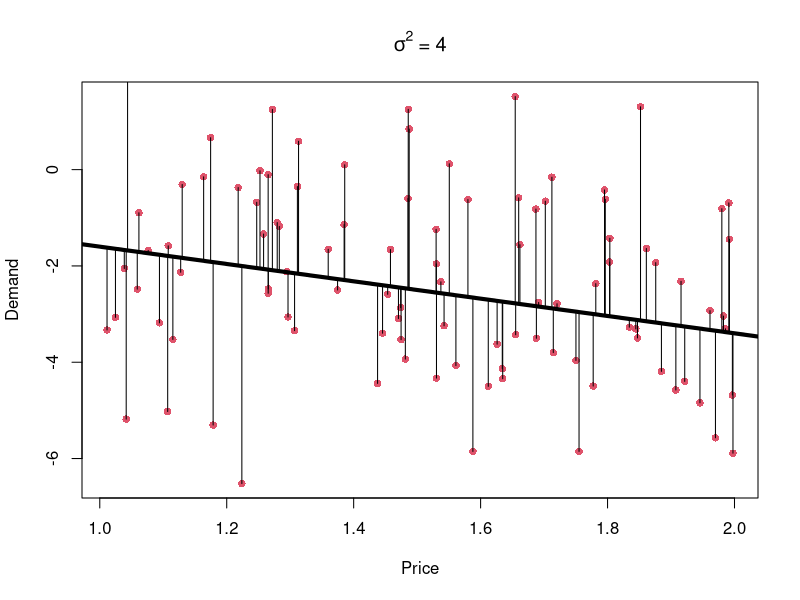
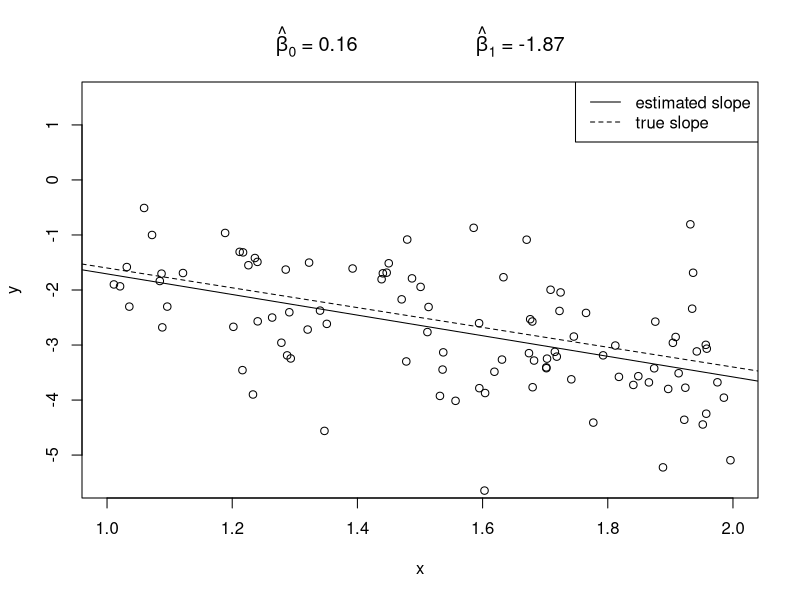
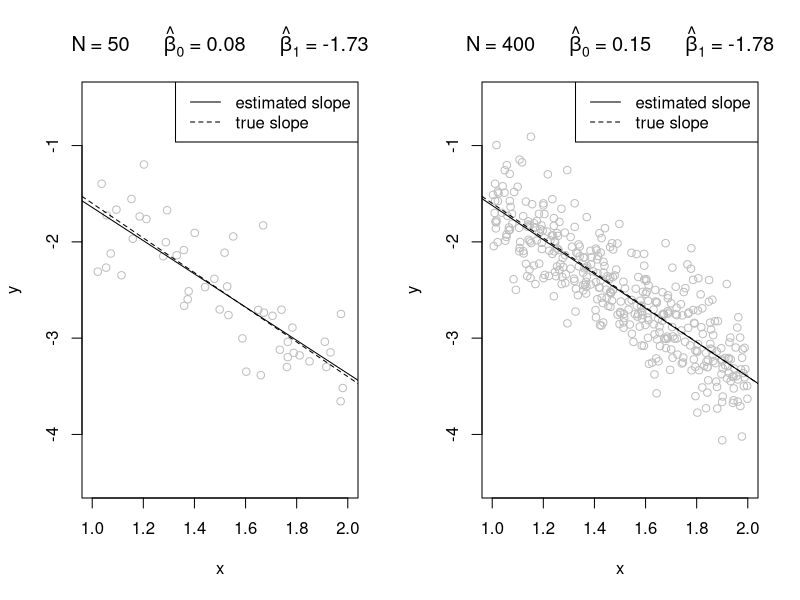
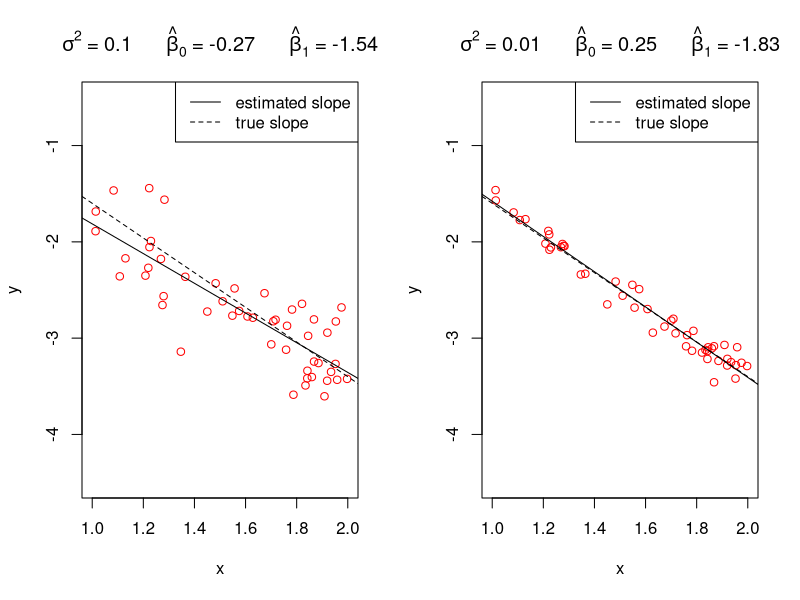
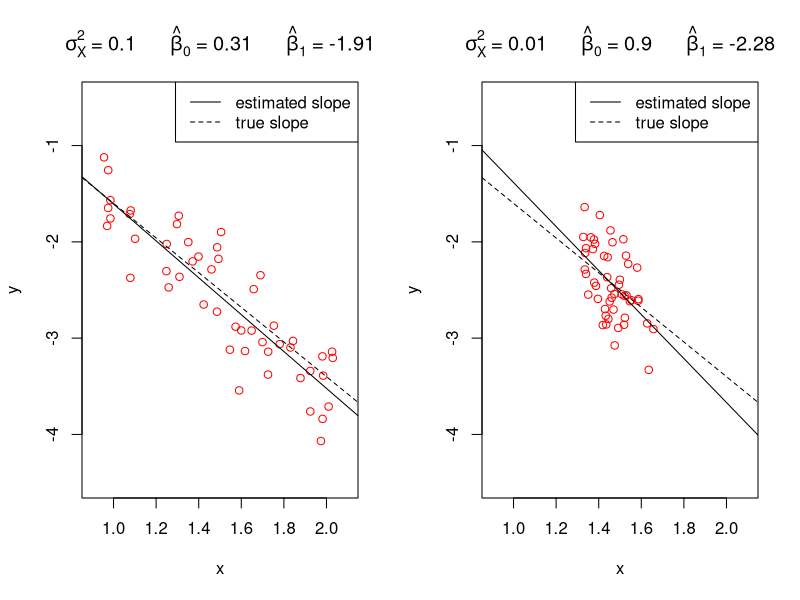
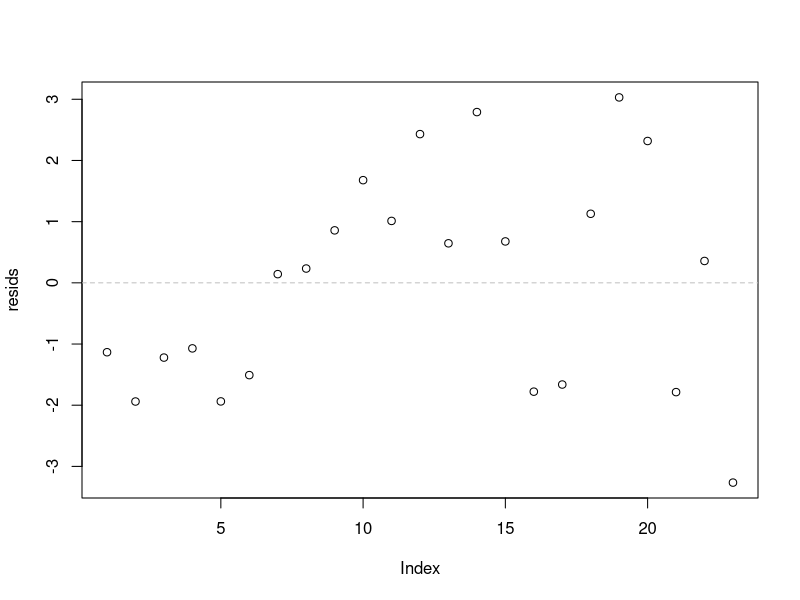
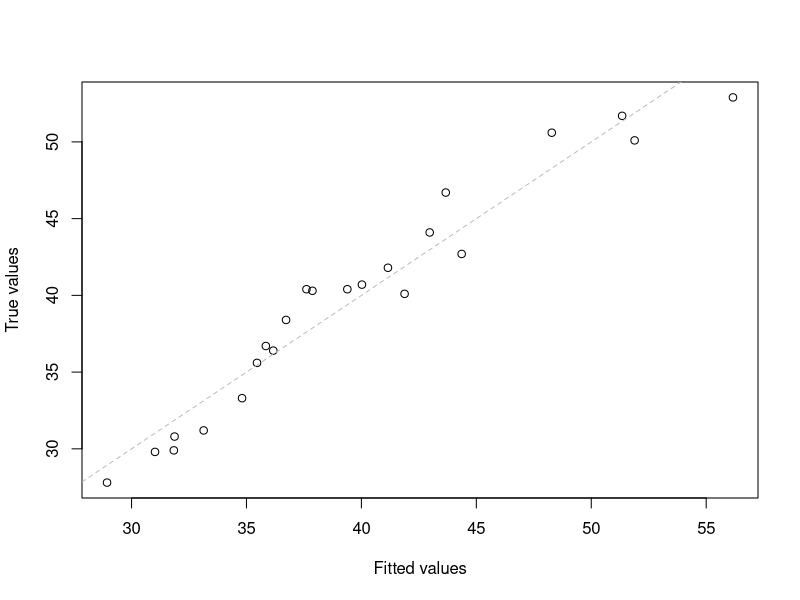
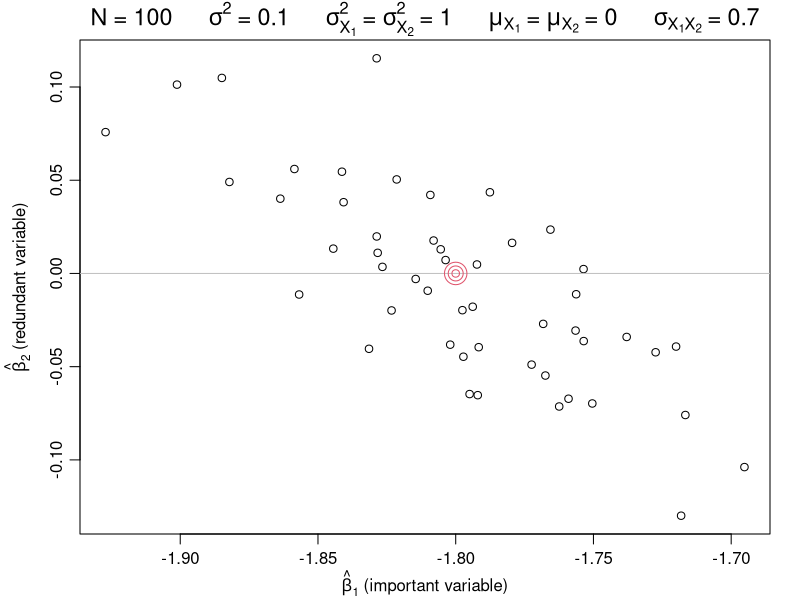

These charts were generated, in order, by the following R code:

# Slide 23 ----------------------------------------------------------------
# Loading and depicting data

# Make sure that the working directory is set to the folder the data is located in
marketing <- read.csv("marketing.csv")

# Look at whole dataset
marketing
View(marketing) #Only works in RStudio

# Only look at first few entries
head(marketing)

# Try the same with the other datasets mentioned on slide 23


# Slide 34 ----------------------------------------------------------------

beta0 <- 0.2
beta1 <- -1.8
N <- 100
sigma <- 2

# Generate random covariates
x <- runif(N) + 1

# Generate error term from normal distribution
u <- rnorm(N, 0, sigma)

# Implement the linear model
y <- beta0 + beta1 * x + u

# Plot the resulting data
plot(x, y, col = 2, pch = 16, xlab = "Price", ylab = "Demand",
     ylim = c(-6.5, 1.5), main = bquote(sigma^2 ~ "=" ~ .(sigma^2)))

# Add the true regression line
abline(beta0, beta1, lwd = 4)

# Add lines representing residuals
yhat <- beta0 + beta1 * x
for (i in 1:N) {
  lines(c(x[i], x[i]), c(yhat[i], y[i]))
}


# Slide 67 ----------------------------------------------------------------

beta0 <- .2
beta1 <- -1.8
N <- 100
sigma <- 1

# Generate random covariates
x <- runif(N) + 1

# Generate error term from normal distribution
u <- rnorm(N, 0, sigma)

# Implement the linear model
y <- beta0 + beta1*x + u

# Estimate a linear model
mylm <- lm(y ~ x)

# Plot resulting data and add estimated parameters as title
plot(x, y, main = bquote(hat(beta)[0] ~ "=" ~ .(round(mylm$coef[1], 2)) ~
                           "                  " ~ hat(beta)[1] ~ "=" ~ .(round(mylm$coef[2], 2))),
     xlim = c(1,2), ylim = c(-5.5, 1.5), col = "black")

# Add true regression line
abline(beta0, beta1, lty=2)

# Add estimated regression line
abline(mylm)

# Add legend
legend("topright", legend=c("estimated slope","true slope"), lty=c(1,2))


# Slide 70 ----------------------------------------------------------------

#### This code demonstrates the difference the number of observations makes
beta0 <- .2
beta1 <- -1.8
sigma <- sqrt(.1)

# Set two different sample sizes
N <- 50
N2 <- 400

# This allows two plots to be displayed next to one another
par(mfrow = c(1,2))

x <- runif(N) + 1
u <- rnorm(N, sd = sigma)
y <- beta0 + beta1*x + u

mylm <- lm(y ~ x)

plot(x, y, main = bquote(N ~ "=" ~ .(N) ~ "    " ~ hat(beta)[0] ~ "=" ~ .(round(mylm$coef[1], 2)) ~
                           "    " ~ hat(beta)[1] ~ "=" ~ .(round(mylm$coef[2], 2))),
     xlim = c(1,2), ylim = c(-4.5, -.5), col = "gray")

abline(beta0, beta1, lty=2)
abline(mylm)

legend("topright", legend=c("estimated slope","true slope"), lty=c(1,2))

# Now generate a second, larger data set (with the same underlying true model)
# and estimate the parameters a second time
x2 <- runif(N2) + 1
u2 <- rnorm(N2, sd = sigma)
y2 <- beta0 + beta1*x2 + u2

mylm2 <- lm(y2 ~ x2)

plot(x2, y2, main = bquote(N ~ "=" ~ .(N2) ~ "    " ~ hat(beta)[0] ~ "=" ~ .(round(mylm2$coef[1], 2)) ~
                             "    " ~ hat(beta)[1] ~ "=" ~ .(round(mylm2$coef[2], 2))),
     xlim = c(1,2), ylim = c(-4.5, -.5), col = "gray", xlab = "x", ylab = "y")

abline(beta0, beta1, lty=2)
abline(mylm2)

legend("topright", legend=c("estimated slope","true slope"), lty=c(1,2))


#### This code demonstrates the effect of differing error variances
beta0 <- .2
beta1 <- -1.8
N <- 50

# Set two different error variances
sigma <- sqrt(.1)
sigma2 <- sqrt(.01)

par(mfrow = c(1,2))

x <- runif(N) + 1
u <- rnorm(N, sd = sigma)
y <- beta0 + beta1*x + u

mylm <- lm(y ~ x)

plot(x, y, main = bquote(sigma^2 ~ "=" ~ .(sigma^2) ~ "    " ~ hat(beta)[0] ~ "=" ~ .(round(mylm$coef[1], 2)) ~
                           "    " ~ hat(beta)[1] ~ "=" ~ .(round(mylm$coef[2], 2))),
     xlim = c(1,2), ylim = c(-4.5, -.5), col = "red")

abline(beta0, beta1, lty=2)
abline(mylm)

legend("topright", legend=c("estimated slope","true slope"), lty=c(1,2))

x2 <- x
# Note that now the error term is generated with a different variance (sigma2)
u2 <- rnorm(N, sd = sigma2)
y2 <- beta0 + beta1*x2 + u2

mylm2 <- lm(y2 ~ x2)

plot(x2, y2, main = bquote(sigma^2 ~ "=" ~ .(sigma2^2) ~ "    " ~ hat(beta)[0] ~ "=" ~ .(round(mylm2$coef[1], 2)) ~
                             "    " ~ hat(beta)[1] ~ "=" ~ .(round(mylm2$coef[2], 2))),
     xlim = c(1,2), ylim = c(-4.5, -.5), col = "red", xlab = "x", ylab = "y")

abline(beta0, beta1, lty=2)
abline(mylm2)

legend("topright", legend=c("estimated slope","true slope"), lty=c(1,2))


#### This code demonstrates the effect of larger variability of x
beta0 <- .2
beta1 <- -1.8
N <- 50
sigma <- sqrt(.1)

# Set two different variances for x
sigmax1 <- sqrt(.1)
sigmax2 <- sqrt(.01)

# Variance of uniform distribution is range^2/12
range1 <- sqrt(12 * sigmax1^2)
range2 <- sqrt(12 * sigmax2^2)

par(mfrow = c(1,2))

# Note that now x comes from a uniform distribution with differing range
x <- runif(N, 1.5 - range1/2, 1.5 + range1/2)
u <- rnorm(N, sd = sigma)
y <- beta0 + beta1*x + u

mylm <- lm(y ~ x)

plot(x, y, main = bquote(sigma[X]^2 ~ "=" ~ .(sigmax1^2) ~ "    " ~ hat(beta)[0] ~ "=" ~ .(round(mylm$coef[1], 2)) ~
                           "    " ~ hat(beta)[1] ~ "=" ~ .(round(mylm$coef[2], 2))),
     xlim = c(.9,2.1), ylim = c(-4.5, -.5), col = "red")

abline(beta0, beta1, lty=2)
abline(mylm)

legend("topright", legend=c("estimated slope","true slope"), lty=c(1,2))

# Note that now x comes from a uniform distribution with differing range
x2 <- runif(N, 1.5 - range2/2, 1.5 + range2/2)
u2 <- rnorm(N, sd = sigma)
y2 <- beta0 + beta1*x2 + u2

mylm2 <- lm(y2 ~ x2)

plot(x2, y2, main = bquote(sigma[X]^2 ~ "=" ~ .(sigmax2^2) ~ "    " ~ hat(beta)[0] ~ "=" ~ .(round(mylm2$coef[1], 2)) ~
                             "    " ~ hat(beta)[1] ~ "=" ~ .(round(mylm2$coef[2], 2))),
     xlim = c(.9,2.1), ylim = c(-4.5, -.5), col = "red", xlab = "x", ylab = "y")

abline(beta0, beta1, lty=2)
abline(mylm2)

legend("topright", legend=c("estimated slope","true slope"), lty=c(1,2))


# Slide 95 ----------------------------------------------------------------

# This is an example of how to load a data set and estimate a linear model
chicken <- read.csv("chicken.csv")

# Estimate the multiple linear regression model
# More covariates are added by combining them with a '+' sign
chick_lm <- lm(consum ~ income + pchick + pbeef + ppork, data = chicken)

# Simply printing chick_lm gives you a brief overview of the estimated parameters
chick_lm

# More information can be gained by using the summary() function
summary(chick_lm)

# If one wants to estimate a multiple log-linear model, the covariates and the response can
# be wrapped in the log() function
chick_log <- lm(log(consum) ~ log(income) + log(pchick) + log(pbeef) + log(ppork), data = chicken)
summary(chick_log)



# Slide 107 ---------------------------------------------------------------

yieldus <- read.csv("yieldus.csv")

# To bring notation in line with slides, create y, x1, x2 and x3
y <- yieldus$Y3
x1 <- yieldus$Y1
x2 <- yieldus$Y60
x3 <- x2 - x1

# Estimate model without spread
yield_lm1 <- lm(y ~ x1 + x2)
summary(yield_lm1)
# All parameters estimated without hiccups!

# Now we add the spread
yield_lm2 <- lm(y ~ x1 + x2 + x3)
summary(yield_lm2)
# The parameter for x3 could not be estimated, due to perfect multicollinearity
# Check what happens if you change the order of the covariates in R (e.g. lm(y ~ x3 + x2 + x1))


# Slide 128 ---------------------------------------------------------------

# This is the same data set and model as in the code for slide 95
chicken <- read.csv("chicken.csv")
chick_lm <- lm(consum ~ income + pchick + pbeef + ppork, data = chicken)

# Residuals are obtained with the residuals() function
resids <- residuals(chick_lm)

# These can then be easily plotted with plot()
dev.off() # This command clears any previous plots
plot(resids)
# Add a horizontal line at zero as a visual guide
abline(h = 0, lty = 2, col = "grey")

# To get the fitted values from R, there are two functions, fitted() and predict()
# predict() can additionally generate predicted from new data for covariates
fit <- predict(chick_lm)
fit2 <- fitted(chick_lm)

# Both produce the same results
all.equal(fit, fit2)

# However, predict can do more. Here is an example:
newdata <- data.frame(income = 1200, pbeef = 80, pchick = 50, ppork = 55)
predict(chick_lm, newdata = newdata)


# Plot the fitted values against the true values
plot(x = fit, y = chicken$consum, xlab = "Fitted values", ylab = "True values")
# Add f(x) = x function, as a visual guide for how accurate our model is
abline(b = 1, a = 0, lty = 2, col = "grey")
# How could you find the residuals from this plot?


# Slide 134 ---------------------------------------------------------------

# Use same model as slide 128 (above)
# summary() gives you the parameter estimates and the standard errors
summary(chick_lm)

# An alternative way to obtain the standard errors via the vcov() function
# vcov() extracts the variance-covariance matrix of the OLS estimators
var_cov <- vcov(chick_lm)
var_cov

# The square root of the diagonal elements of the variance-covariance matrix are the standard errors
# Note: diag() extracts the elements on the diagonal of a matrix
sqrt(diag(var_cov))


# Slide 144/145 -----------------------------------------------------------

# This code generates the plots as seen on slides 144/145
set.seed(1)

reps <- 50
n <- 100
sigma <- sqrt(.1)
sigmax <- sqrt(1)
xbar <- 0
b0 <- .2
b1 <- -1.8
b2 <- 0
rho <- .7  # correlation of predictors

xrange <- sqrt(12*sigmax^2)
x1 <- runif(n, -xrange/2, xrange/2) + xbar
tmp1 <- runif(n, -xrange/2, xrange/2) + xbar
tmp2 <- rbinom(n, 1, rho)
x2 <- x1*tmp2 + tmp1*(1-tmp2)

res <- vector("list", 2)
res[[1]] <- matrix(NA_real_, nrow = reps, ncol = 2)
res[[2]] <- matrix(NA_real_, nrow = reps, ncol = 3)

for (i in 1:reps) {
  y <- b0 + b1*x1 + b2*x2 + rnorm(n, 0, sigma)
  mylm2 <- lm(y ~ x1)
  res[[1]][i,] <- coef(mylm2)
  mylm3 <- lm(y ~ x1 + x2)
  res[[2]][i,] <- coef(mylm3)
}

par(mar = c(3.3,4,2,1.5), mgp = c(2.3,.7,0))

plot(res[[2]][,2], res[[2]][,3], xlab = bquote(paste(hat(beta)[1], " (important variable)")), ylab = bquote(paste(hat(beta)[2], " (redundant variable)")))
mtext(bquote(N ~ "=" ~ .(n) ~ "    " ~ sigma^2 ~ "=" ~
               .(sigma^2) ~ "    " ~ sigma[X[1]]^2 ~ "=" ~ sigma[X[2]]^2 ~ "=" ~
               .(sigmax^2) ~ "    " ~ mu[X[1]] ~ "=" ~ mu[X[2]] ~ "=" ~
               .(xbar) ~  "    " ~ sigma[X[1]*X[2]] ~ "=" ~
               .(rho)),
      cex=1.4)
abline(h = b2, col = "gray")
for (j in 1:3) points(b1, b2, cex = j, col = 2)

ylims <- range(res[[1]][,2], res[[2]][,2])

par(mfrow = c(1,2), mar = c(3.3,4,2,1.5), mgp = c(2.3,.7,0))

mains <- c("One predictor", "Two predictors")
for (i in 1:2) {
  plot(res[[i]][,1], res[[i]][,2], xlab = bquote(paste(hat(beta)[0], "")),
       ylab = bquote(paste(hat(beta)[1], "")), ylim = ylims,
       main = mains[i])
  abline(h = b2, col = "gray")
  for (j in 1:3) points(b0, b1, cex = j, col = 2)
}


#### FROM HERE ON OUT IS NEW CODE
# Slide 165 ---------------------------------------------------------------

# This is the same data set and model as in the code for slide 95
chicken <- read.csv("chicken.csv")
chick_lm <- lm(consum ~ income + pchick + pbeef + ppork, data = chicken)

# summary() function automatically outputs t statistic and p-value
sum <- summary(chick_lm)

# They can be extracted with the following code
t_vals <- summary(chick_lm)[["coefficients"]][, "t value"]
p_vals <- summary(chick_lm)[["coefficients"]][, "Pr(>|t|)"]
t_vals
p_vals


# Slide 215 ---------------------------------------------------------------

# This is the same data set and model as in the code for slide 95
chicken <- read.csv("chicken.csv")
chick_lm <- lm(consum ~ income + pchick + pbeef + ppork, data = chicken)

# Residuals are obtained throught the residuals() function
resids <- residuals(chick_lm)
resids

# They can also be calculated manually
# model.matrix extracts design matrix
x <- model.matrix(chick_lm)
x

# Calculte y - x'beta
resids_man <- chicken$consum - x %*% chick_lm$coefficients

all.equal(resids, c(resids_man), check.attributes = FALSE)


# Slide 229 ---------------------------------------------------------------


profit <- read.csv("profit.csv")
profit_lm <- lm(GEW94 ~ GEW93, profit)

par(mfrow = c(1, 2))
# Plot GEW94 and 93 against each other
plot(profit$GEW93, profit$GEW94, ylab = "GEW94", xlab = "GEW93")
# Add regression line
abline(profit_lm, lty=2)
legend("topleft", legend=c("regression line"), lty=2)

# Plot residuals against explanatory variable
plot(residuals(profit_lm), profit$GEW94, ylab = "Residuals", xlab = "GEW93")
abline(0,0, lty=2)





# Slide 228 ---------------------------------------------------------------

# Start with basic model
profit <- read.csv("profit.csv")
profit_lm <- lm(GEW94 ~ GEW93, profit)

# summary() also reports R^2 (under "Multiple R-squared")
summary(profit_lm)

# Can also be calculated manually
SSR <- sum(residuals(profit_lm)^2)
TSS <- sum((profit$GEW94 - mean(profit$GEW94))^2)

1 - SSR/TSS

# R^2 always goes down, when we add another predictor
profit_lm2 <- lm(GEW94 ~ GEW93 + UM94, profit)
summary(profit_lm2)

# Even if that predictor is not significant
profit_lm3 <- lm(GEW94 ~ GEW93 + UM94 + MA94, profit)
summary(profit_lm3)


# Slide 233 ---------------------------------------------------------------

# We consider the log linear model.
chick_lm1 <- lm(log(consum) ~ log(pchick), chicken)
chick_lm2 <- lm(log(consum) ~ log(income), chicken)
chick_lm3 <- lm(log(consum) ~ log(income) + log(pchick), chicken)
chick_lm4 <- lm(log(consum) ~ log(income) + log(pchick) + log(ppork), chicken)
chick_lm5 <- lm(log(consum) ~ log(income) + log(pchick) + log(ppork) + log(pbeef), chicken)



Rs <- c(
  summary(chick_lm1)$r.squared,
  summary(chick_lm2)$r.squared,
  summary(chick_lm3)$r.squared,
  summary(chick_lm4)$r.squared,
  summary(chick_lm5)$r.squared
)

SSRs <- c(
  sum(residuals(chick_lm1)^2),
  sum(residuals(chick_lm2)^2),
  sum(residuals(chick_lm3)^2),
  sum(residuals(chick_lm4)^2),
  sum(residuals(chick_lm5)^2)
)

cbind(SSRs, Rs)



# Slide 239 ---------------------------------------------------------------

AICs <- c(
  AIC(chick_lm1),
  AIC(chick_lm2),
  AIC(chick_lm3),
  AIC(chick_lm4),
  AIC(chick_lm5)
)

BICs <- c(
  BIC(chick_lm1),
  BIC(chick_lm2),
  BIC(chick_lm3),
  BIC(chick_lm4),
  BIC(chick_lm5)
)

cbind(SSRs, Rs, AICs, BICs)

# Slide 241 -----------------------------------------------------------

# Now we estimate another linear model

chick_lm6 <- lm(consum ~ income + pchick, chicken)
cbind(sum(residuals(chick_lm6)^2), summary(chick_lm6)$r.squared, AIC(chick_lm6), BIC(chick_lm6))

# Transform AIC and BIC from log-linear scale to linear scale
AIC(chick_lm3) + 2*sum(log(chicken$consum))
BIC(chick_lm3) + 2*sum(log(chicken$consum))

# Slide 262/263 -----------------------------------------------------------

chick_lm <- lm(consum ~ pchick + income * ppork, chicken)
coefs <- chick_lm$coefficients

coefs["ppork"] + mean(chicken$income) * coefs["income:ppork"]

# I() tells the lm command to perform this calculation before estimation
# This is equivalent to the following:
chick_lm2 <- lm(consum ~ pchick + ppork + income + I(income - mean(income)) : I(ppork - mean(ppork)), chicken)
chick_lm2$coefficients["ppork"]


# Slide 269 ---------------------------------------------------------------

marketing <- read.csv("marketing.csv")
marketing_lm <- lm(rating ~ kr*price, marketing)

summary(marketing_lm)
marketing_lm$coefficients["price"] + marketing_lm$coefficients["kr:price"]
